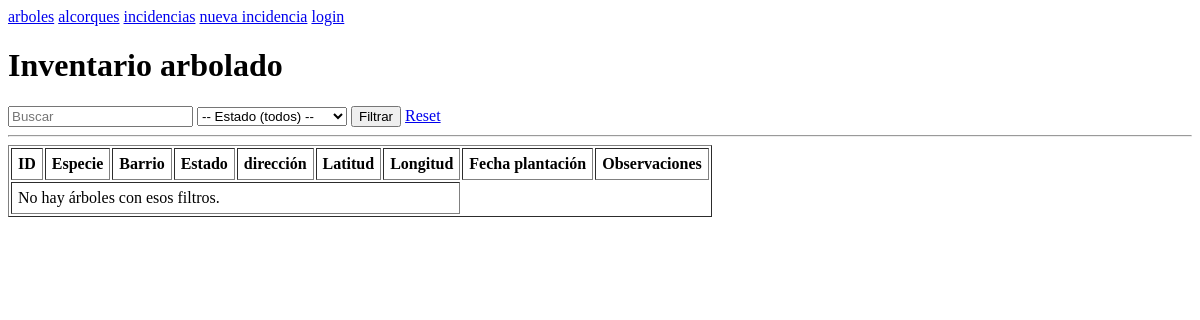
The app's page /inventario/arboles/, older data.
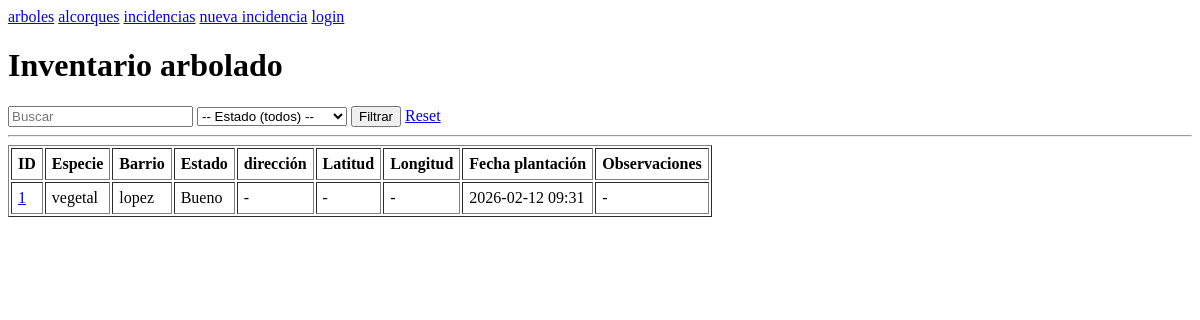
The same page, newer data.
### inventario/models.py (models this page shows, shortened)
class Arbol(models.Model):
	class Estado(models.TextChoices):
		BUENO = "BUENO", "Bueno"
		REGULAR = "REGULAR", "Regular"
		MALO = "MALO", "Malo"
		NECESITA_INTERVENCION = "NECESITA_INTERVENCION", "Necesita intervención"
	especie = models.ForeignKey("inventario.Especie", on_delete=models.PROTECT, related_name="arboles",)
	barrio = models.ForeignKey("inventario.Barrio", on_delete=models.PROTECT, related_name="arboles",)
	estado = models.CharField(max_length=50, choices=Estado.choices, default=Estado.BUENO)
	latitud = models.DecimalField(max_digits=9, decimal_places=6, null=True, blank=True)
	longitud = models.DecimalField(max_digits=9, decimal_places=6, null=True, blank=True)
	direccion = models.TextField(null=True, blank=True)
	fecha_plant = models.DateTimeField(null=True, blank=True)
	observaciones = models.TextField(null=True, blank=True)
	class Meta: constraints = [
		models.UniqueConstraint(fields=["latitud", "longitud"], name="un_arbol_por_ubi",)]

class Especie(models.Model):
	nombre_comun = models.CharField(max_length=50)
	nombre_cient = models.CharField(max_length=50, null=True, blank=True)
	familia = models.CharField(max_length=50, null=True, blank=True)
	descripcion = models.TextField(null=True, blank=True)

class Barrio(models.Model):
	nombre = models.CharField(max_length=100)
	delimitacion = models.TextField(null=True, blank=True)

### inventario/views.py (the view)
# urls.py: path("arboles/", views.arbol_lista, name="arbol_lista"),
def arbol_lista(request):
	q = request.GET.get("q", "").strip()
	estado = request.GET.get("estado", "").strip()
	barrio_id = request.GET.get("barrio", "").strip()
	qs = Arbol.objects.select_related("especie", "barrio").all()
	if q:
			qs = qs.filter(Q(direccion__icontains=q) | Q(especie__nombre_comun__icontains=q) | Q(barrio__nombre__icontains=q))
	if estado:
		qs = qs.filter(estado=estado)
	if barrio_id.isdigit():
		qs = qs.filter(barrio_id=int(barrio_id))
	qs = qs.order_by("id")
	context = {
		"arboles": qs,
		"q": q,
		"estado": estado,
		"barrio_id": barrio_id,
	}
	return render(request, "inventario/arbol_lista.html", context)

### inventario/templates/inventario/arbol_lista.html (shortened to what this page needs)
{% extends "base.html" %}
{% block content %}
    <h1>Inventario arbolado</h1>
    <form method="get">
        <input type="text" name="q" placeholder="Buscar" value="{{ q }}">
        <select name="estado">
            <option value="">-- Estado (todos) --</option>
        </select>
        <button type="submit">Filtrar</button>
        <a href="/inventario/arboles/">Reset</a>
    </form>
    <hr>
    <table border="1" cellpadding="6">
        <thead>
            <tr>
                <th>ID</th>
                <th>Especie</th>
                <th>Barrio</th>
                <th>Estado</th>
                <th>dirección</th>
                <th>Latitud</th>
                <th>Longitud</th>
                <th>Fecha plantación</th>
                <th>Observaciones</th>
            </tr>
        </thead>
        <tbody>
            {% for a in arboles %}
            <tr>
                <td><a href="{% url 'arbol_detalle' a.id %}">{{ a.id }}</a></td>
                <td>{{ a.especie.nombre_comun }}</td>
                <td>{{ a.barrio.nombre }}</td>
                <td>{{ a.get_estado_display }}</td>
                <td>{{ a.direccion|default:"-" }}</td>
                <td>{{ a.latitud|default:"-" }}</td>
                <td>{{ a.longitud|default:"-" }}</td>
                <td>{{ a.fecha_plant|date:"Y-m-d H:i"|default:"-" }}</td>
                <td>{{ a.observaciones|default:"-" }}</td>
            </tr>
            {% empty %}
            <tr><td colspan="7">No hay árboles con esos filtros.</td></tr>
            {% endfor %}
        </tbody>
    </table>
{% endblock %}

Row changes from the older to the newer data that the page shows:
added Arbol: id "1", especie.nombre_comun "vegetal", barrio.nombre "lopez", estado "Bueno", direccion "-", latitud "-", longitud "-", fecha_plant "2026-02-12 09:31", observaciones "-"
Text that changed along with them:
text no longer shown: "No hay árboles con esos filtros."
